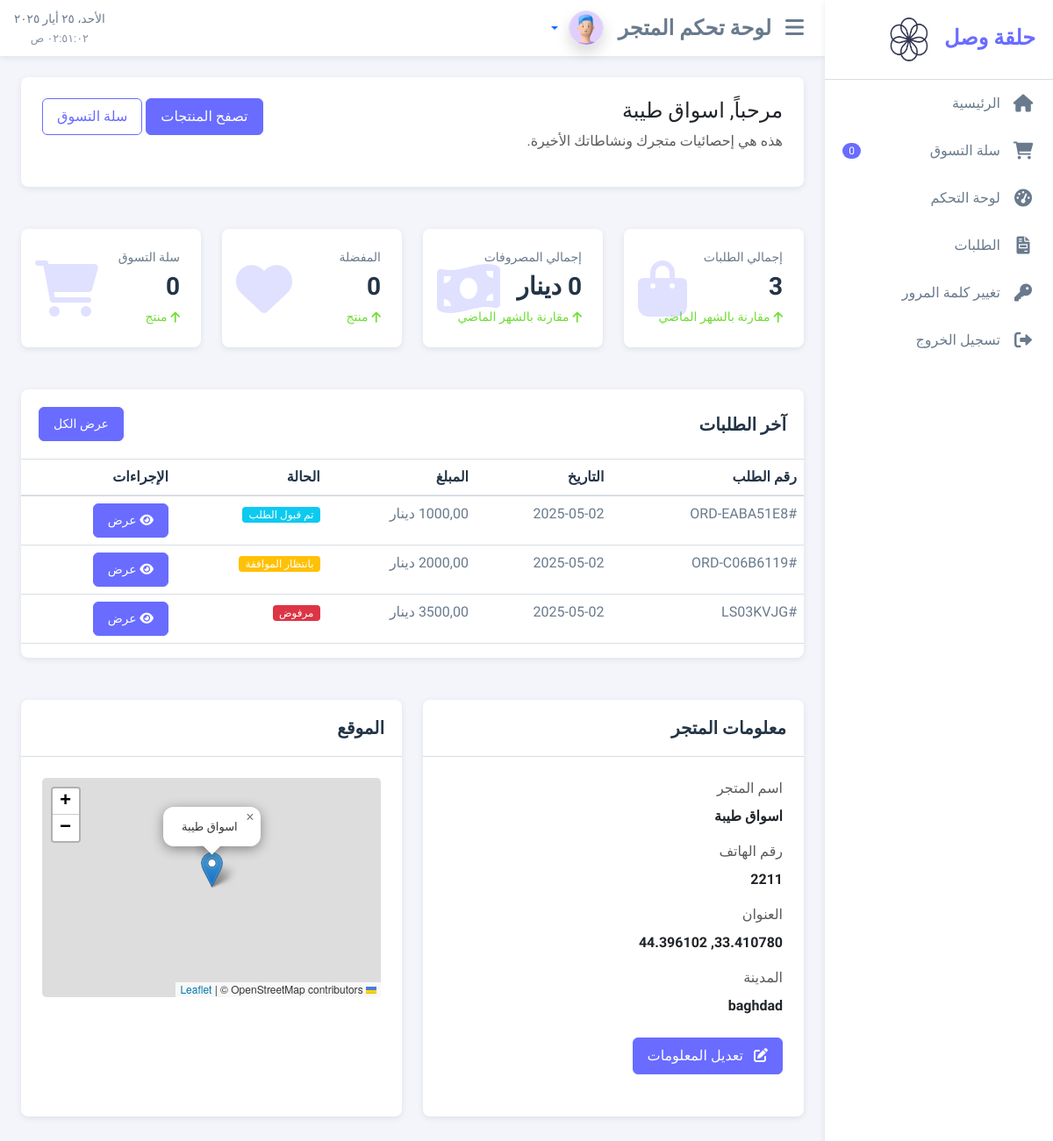
The app's page /accounts/customer/dashboard/ (signed in), older data.
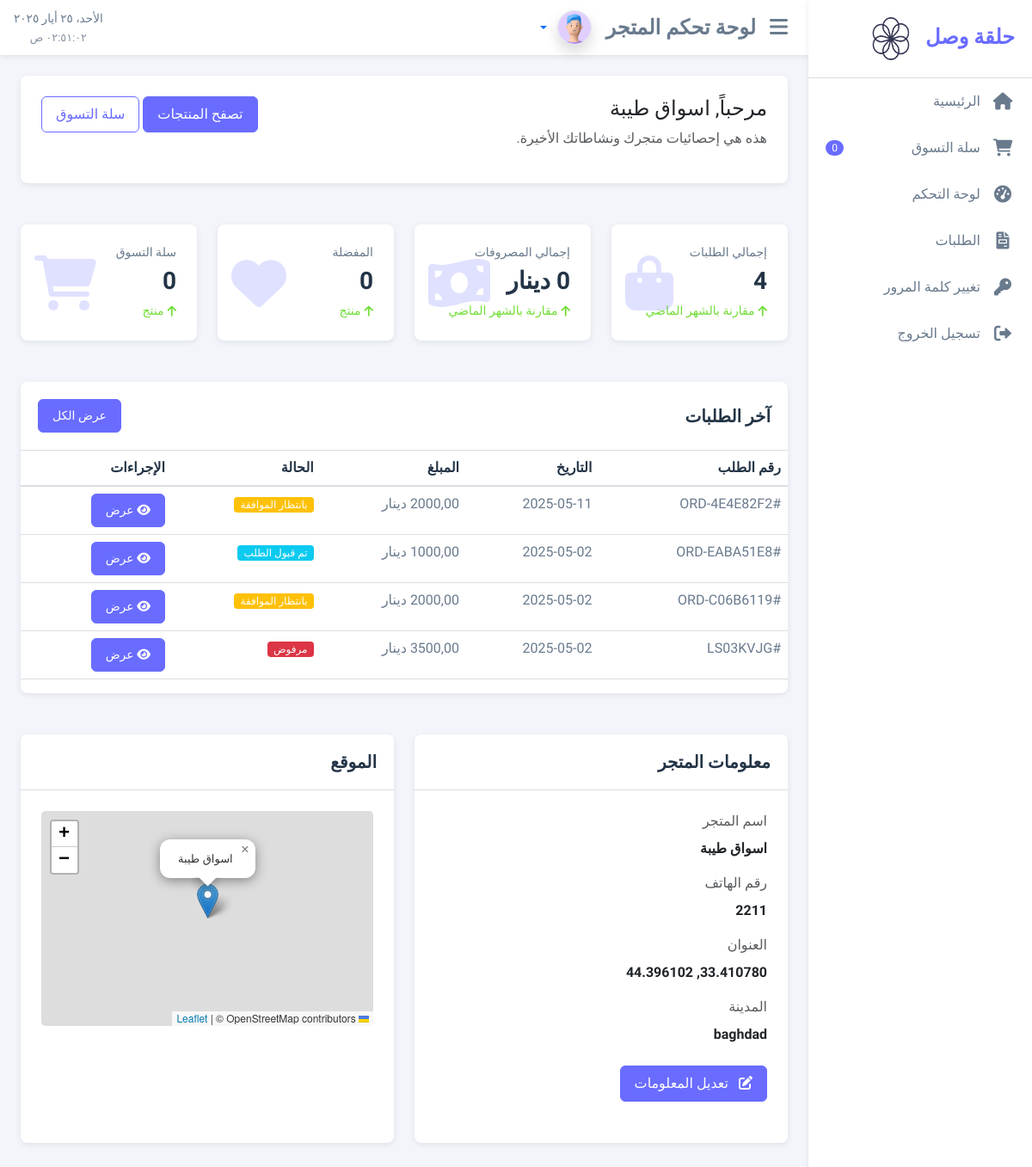
The same page, newer data.
### order_management/models.py (models this page shows, shortened)
class Order(models.Model, BaghdadTimestampMixin):
    STATUS_CHOICES = (
        ('pending', 'بانتظار الموافقة'),
        ('accepted', 'تم قبول الطلب'),
        ('processing', 'قيد التجهيز'),
        ('shipped', 'تم الشحن'),
        ('delivered', 'تم التسليم'),
        ('rejected', 'مرفوض'),
        ('canceled', 'ملغي'),
    )
    customer = models.ForeignKey(Customer, on_delete=models.CASCADE, related_name='orders', verbose_name='المتجر')
    store_name = models.CharField(_('اسم المتجر'), max_length=255)
    store_location = models.CharField(_('موقع المتجر'), max_length=100)
    store_city = models.CharField(_('مدينة المتجر'), max_length=100)
    store_phone = models.CharField(_('هاتف المتجر'), max_length=20)
    order_number = models.CharField(max_length=20, unique=True, verbose_name='رقم الطلب')
    status = models.CharField(max_length=20, choices=STATUS_CHOICES, default='pending', verbose_name='الحالة')
    notes = models.TextField(blank=True, null=True, verbose_name='ملاحظات')
    subtotal = models.DecimalField(max_digits=10, decimal_places=2, verbose_name='المجموع الفرعي')
    tax = models.DecimalField(max_digits=10, decimal_places=2, verbose_name='الضريبة')
    total = models.DecimalField(max_digits=10, decimal_places=2, verbose_name='المجموع النهائي')
    created_at = models.DateTimeField(auto_now_add=True, verbose_name='تاريخ الإنشاء')
    updated_at = models.DateTimeField(auto_now=True, verbose_name='تاريخ التحديث')
    class Meta:
        verbose_name = 'طلب'
        verbose_name_plural = 'الطلبات'
        ordering = ['-created_at']
    def get_status_display(self):
        return dict(self.STATUS_CHOICES).get(self.status, self.status)
    @property
    def status_color(self):
        status_colors = {
            'pending': 'warning',
            'accepted': 'info',
            'processing': 'primary',
            'shipped': 'info',
            'delivered': 'success',
            'rejected': 'danger',
            'cancelled': 'danger'
        }
        return status_colors.get(self.status, 'secondary')

### user_accounts/views.py (the view)
# urls.py: path('customer/dashboard/', views.customer_dashboard, name='customer_dashboard'),
@login_required
def customer_dashboard(request):
    if not request.user.user_type == 'customer':
        return redirect('home')
    customer = get_object_or_404(Customer, user=request.user)
    orders = Order.objects.filter(customer=customer)
    total_orders = orders.count()
    total_spent = orders.filter(status='delivered').aggregate(
        total=models.Sum('total')
    )['total'] or 0
    recent_orders = orders.order_by('-created_at')[:5]
    context = {
        'customer': customer,
        'total_orders': total_orders,
        'total_spent': total_spent,
        'recent_orders': recent_orders,
        'wishlist_count': 0,  # TODO: Implement wishlist functionality
        'wishlist_products': [],  # TODO: Implement wishlist functionality
    }
    return render(request, 'user_accounts/customer_dashboard_materio.html', context)

### core/context_processors.py (called while the page is built)
def google_maps_api_key(request):
    current_language = get_language() or settings.LANGUAGE_CODE
    return {
        'GOOGLE_MAPS_API_KEY': settings.GOOGLE_MAPS_API_KEY,
        'MAP_TRANSLATIONS': settings.MAP_TRANSLATIONS.get(current_language, settings.MAP_TRANSLATIONS['ar'])
    }

### templates/user_accounts/customer_dashboard_materio.html (shortened to what the changed rows need)
{% extends 'base_materio.html' %}
{% load static %}
{% load i18n %}
{% block content %}
<div class="row">
    <div class="col-md-6 col-lg-3 mb-4">
        <div class="card stats-card">
            <div class="card-body">
                <h5 class="stats-title">{% trans "إجمالي الطلبات" %}</h5>
                <h2 class="stats-amount">{{ total_orders }}</h2>
                <div class="stats-growth positive">
                    <i class="fas fa-arrow-up me-1"></i> {% trans "مقارنة بالشهر الماضي" %}
                </div>
                <div class="stats-icon">
                    <i class="fas fa-shopping-bag"></i>
                </div>
            </div>
        </div>
    </div>
    <div class="col-md-6 col-lg-3 mb-4">
        <div class="card stats-card">
            <div class="card-body">
                <h2 class="stats-amount">{{ total_spent }} {% trans "دينار" %}</h2>
            </div>
        </div>
    </div>
    <div class="col-md-6 col-lg-3 mb-4">
        <div class="card stats-card">
            <div class="card-body">
                <h2 class="stats-amount">{{ wishlist_count }}</h2>
            </div>
        </div>
    </div>
    <div class="col-md-6 col-lg-3 mb-4">
        <div class="card stats-card">
            <div class="card-body">
                <h2 class="stats-amount">{{ request.session.cart|length|default:0 }}</h2>
            </div>
        </div>
    </div>
</div>
<div class="row">
    <div class="col-12 mb-4">
        <div class="card">
            <div class="table-responsive">
                <table class="table table-hover">
                    <thead>
                        <tr>
                            <th>{% trans "رقم الطلب" %}</th>
                            <th>{% trans "التاريخ" %}</th>
                            <th>{% trans "المبلغ" %}</th>
                            <th>{% trans "الحالة" %}</th>
                            <th>{% trans "الإجراءات" %}</th>
                        </tr>
                    </thead>
                    <tbody>
                        {% for order in recent_orders %}
                        <tr>
                            <td>#{{ order.order_number }}</td>
                            <td>{{ order.created_at|date:"Y-m-d" }}</td>
                            <td>{{ order.total }} {% trans "دينار" %}</td>
                            <td>
                                <span class="badge bg-{{ order.status_color }}">
                                    {{ order.get_status_display }}
                                </span>
                            </td>
                            <td>
                                <div class="d-flex">
                                    <button class="btn btn-sm btn-primary me-2" onclick="viewOrderDetails({{ order.id }})">
                                        <i class="fas fa-eye"></i> {% trans "عرض" %}
                                    </button>
                                </div>
                            </td>
                        </tr>
                        {% empty %}
                        <tr>
                            <td colspan="5" class="text-center">{% trans "لا توجد طلبات حتى الآن" %}</td>
                        </tr>
                        {% endfor %}
                    </tbody>
                </table>
            </div>
        </div>
    </div>
</div>
{% endblock %}
{% block extra_js %}
<link rel="stylesheet" href="https://unpkg.com/leaflet@1.7.1/dist/leaflet.css" />
{% endblock %}

Row changes from the older to the newer data that the page shows:
added Order: order_number "ORD-4E4E82F2", created_at "2025-05-11", status "بانتظار الموافقة"
Text that changed along with them:
{{ total_orders }}: "3" → "4"
